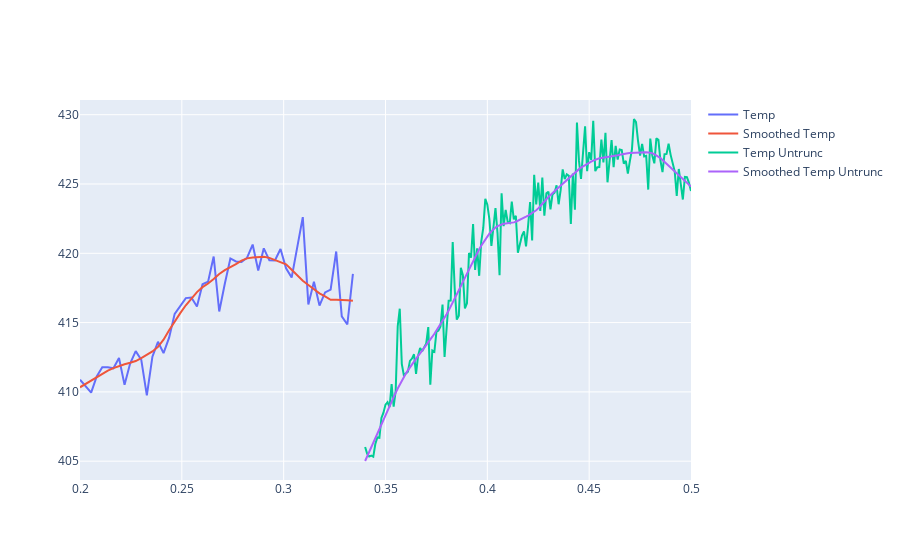

Here is the notebook cell this chart was saved with:
### Code cell
fig = go.Figure()
fig.add_trace(go.Scatter(x=theta_val, y=AvgTemp, mode='lines', name='Temp'))
fig.add_trace(go.Scatter(x=smoothed_temp[:, 0], y=smoothed_temp[:, 1], mode='lines', name='Smoothed Temp'))
fig.add_trace(go.Scatter(x=theta_val_untrunc, y=AvgTempUntrunc, mode='lines', name='Temp Untrunc'))
fig.add_trace(go.Scatter(x=smoothed_temp_untrunc[:, 0], y=smoothed_temp_untrunc[:, 1], mode='lines', name='Smoothed Temp Untrunc'))
fig.show()
